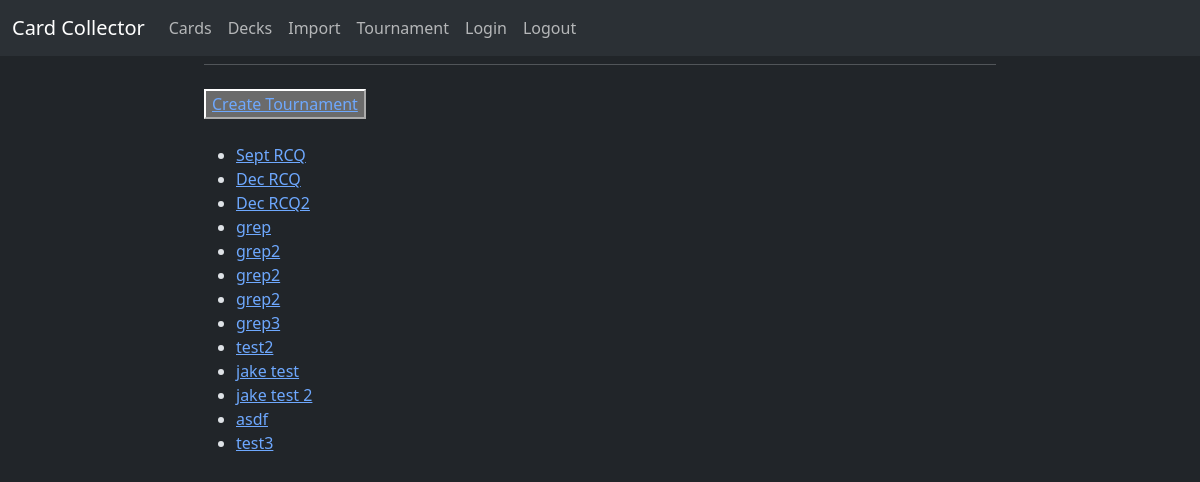
The app's page /tournament/ with its own data.
### siteutils/models.py (models this page shows, shortened)
class menu_items(models.Model):
    title = models.CharField(max_length=200)
    url = models.CharField(max_length=200)
    login_logout = models.CharField(max_length=200, choices=[('LOGIN', 'Login'), ('LOGOUT', 'Logout')])

### tournament/models.py (models this page shows, shortened)
class Tournament(models.Model):
    title = models.CharField(max_length=200)
    game = models.CharField(max_length=200)
    format = models.CharField(max_length=200, choices=format_options)
    status = models.CharField(choices=tour_status_options, max_length=200)
    entry_fee = models.DecimalField(max_digits=10, decimal_places=2)
    scheduled_date = models.DateField(null=True)
    runner = models.ForeignKey(User, on_delete=models.PROTECT, null=True, blank=True)
    type = models.CharField(max_length=200, choices=tour_type_options)
    max_participants = models.IntegerField(null=True, blank=True,)

### tournament/views.py (the view)
# urls.py: path("", views.TourHome, name="tourhome"),
def TourHome(request): #just shows all tournaments
    TourList = Tournament.objects.all()
    items = menu_items.objects.all()
    form = TournamentCreateForm(request.POST or None)
    context = {"TourList": TourList, "form": form, "items": items}
    return render (request, "tournament/tourhome.html", context)

### tournament/templates/tournament/tourhome.html (shortened to what this page needs)
{% extends "siteutils/base.html" %}
{% block content %}
<button><a href = "/tournament/create">Create Tournament</a></button>
<br>
{% if TourList %}
    <ul>
        {% for tour in TourList %}
            <li><a href = "/tournament/{{tour.id}}">{{ tour.title }}</a></li>
        {% endfor %}
    </ul>
{% else %}
    <p>No tournaments are available.</p>
{% endif %}
{% endblock %}

### siteutils/templates/siteutils/base.html (shortened to what this page needs)
<!doctype html>
<html lang="en-US" data-bs-theme="dark">
  <head>
	<link href="https://cdn.jsdelivr.net/npm/bootstrap@5.3.3/dist/css/bootstrap.min.css" rel="stylesheet">
  </head>
  <body>
    <header>
	<nav class="navbar navbar-expand-lg bg-body-tertiary">
        <div class="container-fluid">
            <a class="navbar-brand" href="#">Card Collector</a>
            <div class="collapse navbar-collapse" id="navbarSupportedContent">
                <ul class="navbar-nav me-auto mb-2 mb-lg-0">
                  {% for item in items %}
                  <li class="nav-item"><a class="nav-link" href = "{{item.url}}">{{ item.title }}</a></li>
                {% endfor %}
                </ul>
            </div>
        </div>
    </nav>
    </header>
<div id="content" name="content" class="main">
	<div class="row justify-content-center">
		<div class="col-8">
			<hr class="mt-0 mb-4">
			{% block content %}
			{% endblock %}
</body>
</html>

### records on screen
menu_items: title "Cards"
menu_items: title "Decks"
menu_items: title "Import"
menu_items: title "Tournament"
menu_items: title "Login"
menu_items: title "Logout"
Tournament: title "Sept RCQ"
Tournament: title "Dec RCQ"
Tournament: title "Dec RCQ2"
Tournament: title "grep"
Tournament: title "grep2"
Tournament: title "grep2"
Tournament: title "grep2"
Tournament: title "grep3"
Tournament: title "test2"
Tournament: title "jake test"
Tournament: title "jake test 2"
Tournament: title "asdf"
Tournament: title "test3"
